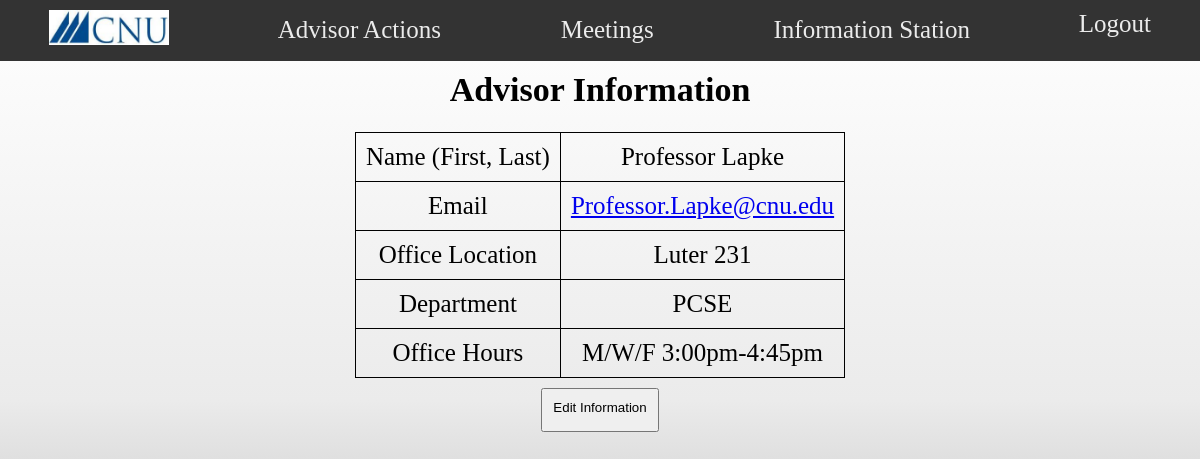
The page /webroot/advisor/advisor_info.php (signed in) on the database its author committed.
### tables this page shows
CREATE TABLE `advisor` (
  `Advisor_ID` varchar(11) NOT NULL,
  `Password` varchar(64) DEFAULT NULL,
  `First_Name` varchar(16) DEFAULT NULL,
  `Last_Name` varchar(16) DEFAULT NULL,
  `EmailAddress` varchar(32) DEFAULT NULL,
  `Role` varchar(32) DEFAULT 'unverifiedadvisor',
  `IsChair` tinyint(1) DEFAULT '0',
  `Department` varchar(45) DEFAULT NULL,
  `Office` varchar(15) DEFAULT NULL,
  `OfficeHours` varchar(300) DEFAULT NULL,
  PRIMARY KEY (`Advisor_ID`)
);

### webroot/advisor/advisor_info.php (the view, shortened to what this page needs)
<?php
include "advisor_header.php";
$advisorQuery = "SELECT First_Name, Last_Name, EmailAddress, Department, Office, OfficeHours FROM advisor WHERE Advisor_ID = '$id'";
$advisorResult = mysqli_query($link, $advisorQuery);
if($advisorResult) $advisor = mysqli_fetch_assoc($advisorResult);
?>
<div class="wrapper">
    <h1>Advisor Information</h1>
    <table style='font-size:25px'>
        <tr>
            <td>Name (First, Last)</td>
            <td><?php echo $advisor["First_Name"] . " " . $advisor["Last_Name"]; ?></td>
        </tr>
        <tr>
            <td>Email</td>
            <td>
                <?php
                echo "<a href='mailto:".$advisor["EmailAddress"]."'>";
                echo $advisor["EmailAddress"]."</a>";
                ?>
            </td>
        </tr>
        <tr>
            <td>Office Location</td>
            <td><?php echo $advisor["Office"]?></td>
        </tr>
        <tr>
            <td>Department</td>
            <td><?php echo $advisor["Department"]?></td>
        </tr>
        <tr>
            <td>Office Hours</td>
            <td><?php echo $advisor["OfficeHours"]?></td>
        </tr>
    </table>
	<form action="advisor_info_edit.php">
		<button class="centeredbutton" type="submit">Edit Information</button>
	</form>
</div>

### webroot/advisor/advisor_header.php (shortened to what this page needs)
<?php
$id = $_SESSION["Advisor_ID"];
?>
<!DOCTYPE html>
<html lang="en">
<head>
    <link rel="stylesheet" href="main.css">
</head>
<body>
        <nav>
            <ul>
                <li> <a href="advisor_index.php"><img src="../images/cnu-initials.jpeg" height="35" width="120" /></a></li>
                <div class="dropdown">
                    <li class="dropbtn"><a disabled="disabled" title="Advisor Actions">Advisor Actions</a></li>
                </div>
                <div class="dropdown">
                    <li class="dropbtn"><a disabled="disabled" title="Meetings">Meetings</a></li>
                </div>
                <div class="dropdown">
                    <li class="dropbtn"><a disabled="disabled" title="Information">Information Station</a></li>
                </div>
                <div class="dropdown">
                        <li><a href="../logout.php" title="Logout">Logout</a></li>
                    </div>
            </ul>
        </nav>

### webroot/advisor/main.css (style rules this page uses)
* { box-sizing: border-box; }
html { min-height: 100%; }
body { min-height: 100%; background-image: linear-gradient(#ffffff 0%, #ebebeb 50%, #9c9c9c 100%); background-repeat: no-repeat; font-family: 'Times New Roman', Times, serif; font-size: 17px; margin: 0; text-align: center; overflow:auto; position:relative; }
nav { font-family: 'Times New Roman', Times, serif; background-color: #333333; text-align: center; padding: 0; }
nav ul { list-style-type: none; margin: 0; padding-left: 0; }
nav li { padding: 5px; border-bottom: 1px solid #ebebeb; }
nav a { text-decoration: none; color: #ebebeb; font-size: 25px; padding: 0.75em; }
h1 { text-align: center; margin-top: 10px; }
form { margin: 10px 20px; }
table, tr, td { text-align: center; border: 1px solid #000000; border-collapse: collapse; }
table { margin: 10px auto 10px auto; padding: 10px; }
td { padding: 10px; }
.dropbtn { padding: 16px; font-size: 16px; border: none; }
.centeredbutton { text-align: center; display: block; margin: auto; padding: 10px; padding-bottom: 15px; }
@media (min-width:780px) { body { text-align: left; } }
@media (min-width:780px) { nav ul { display: flex; flex-flow: row nowrap; justify-content: space-around; } }
@media (min-width:780px) { nav li { border-bottom: none; padding-top: 10px; padding-bottom: 10px; } }

### rows shown on the page
advisor: First_Name "Professor", Last_Name "Lapke", EmailAddress "Professor.Lapke@cnu.edu", Office "Luter 231", Department "PCSE", OfficeHours "M/W/F 3:00pm-4:45pm"
